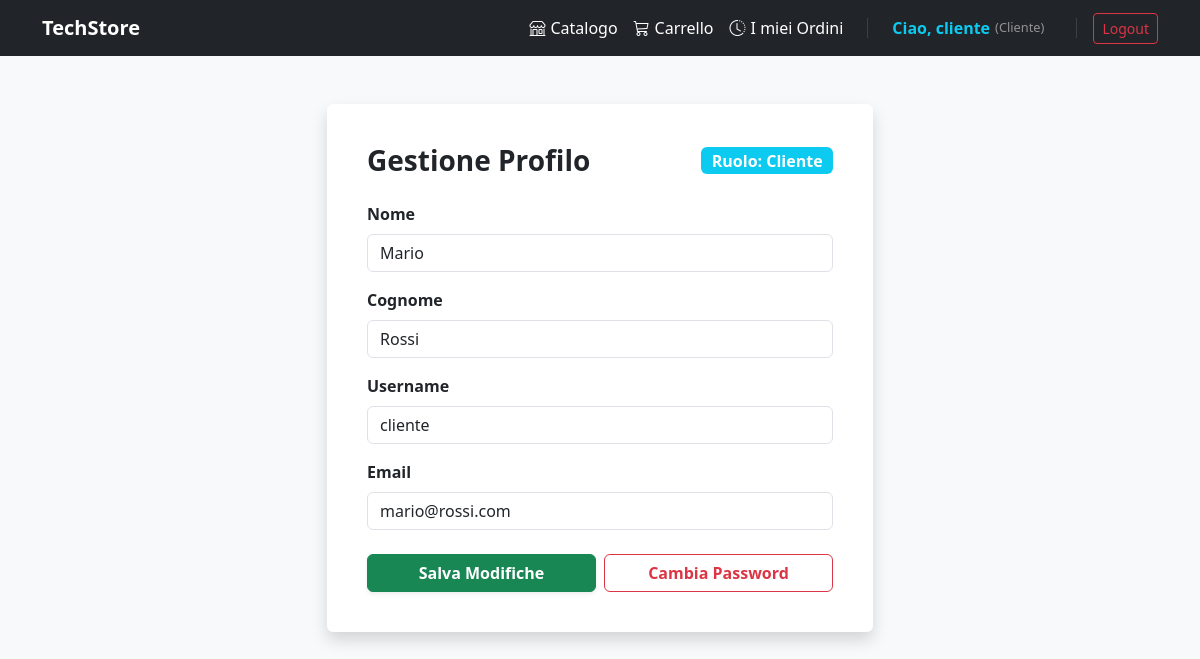
The page /profilo/ (signed in) on the database its author committed.
### accounts/models.py (models this page shows)
class CustomUser(AbstractUser):
    CUSTOMER = 'customer'
    STORE_MANAGER = 'store_manager'
    WAREHOUSE_WORKER = 'warehouse_worker'
    ROLE_CHOICES = [
        (CUSTOMER, 'Customer'),
        (STORE_MANAGER, 'Store Manager'),
        (WAREHOUSE_WORKER, 'Warehouse Worker'),
    ]
    role = models.CharField(
        max_length=20,
        choices=ROLE_CHOICES,
        default=CUSTOMER,
        help_text="Ruolo dell'utente all'interno dell'e-commerce"
    )
    def is_manager(self):
        return self.role == self.STORE_MANAGER
    def is_warehouse(self):
        return self.role == self.WAREHOUSE_WORKER

### accounts/views.py (the view)
# urls.py: path('profilo/', views.profile_view, name='profile'),
@login_required
def profile_view(request):
    if request.method == 'POST':
        form = UserProfileForm(request.POST, instance=request.user)
        if form.is_valid():
            form.save()
            messages.success(request, "Dati del profilo aggiornati con successo!")
            return redirect('profile')
    else:
        form = UserProfileForm(instance=request.user)
    return render(request, 'profiloUtente.html', {'form': form})

### accounts/forms.py
class UserProfileForm(forms.ModelForm):
    class Meta:
        model = get_user_model()
        fields = ['first_name', 'last_name', 'username', 'email']
    def __init__(self, *args, **kwargs):
        super().__init__(*args, **kwargs)
        if 'first_name' in self.fields:
            self.fields['first_name'].required = True
            self.fields['first_name'].label = "Nome"
        if 'last_name' in self.fields:
            self.fields['last_name'].required = True
            self.fields['last_name'].label = "Cognome"
        if 'username' in self.fields:
            self.fields['username'].required = True
            self.fields['username'].label = "Username"
        if 'email' in self.fields:
            self.fields['email'].required = True
            self.fields['email'].label = "Email"
        for field_name, field in self.fields.items():
            field.widget.attrs['class'] = 'form-control'

### templates/profiloUtente.html (shortened to what this page needs)
{% extends 'base.html' %}
{% block content %}
<div class="row justify-content-center mt-5">
    <div class="col-md-8 col-lg-6">
        <div class="card shadow border-0 p-4">
            <div class="card-body">
                <div class="d-flex justify-content-between align-items-center mb-4">
                    <h3 class="fw-bold m-0">Gestione Profilo</h3>
                    <span class="badge {% if user.is_manager or user.is_superuser %}bg-warning text-dark{% elif user.is_warehouse %}bg-success text-white{% else %}bg-info text-white{% endif %} fs-6">
                        Ruolo: {% if user.is_manager or user.is_superuser %}Store Manager{% elif user.is_warehouse %}Magazziniere{% else %}Cliente{% endif %}
                    </span>
                </div>
                <form method="post" novalidate>
                    {% for field in form %}
                        <div class="mb-3">
                            <label for="{{ field.id_for_label }}" class="form-label fw-semibold">{{ field.label }}</label>
                            {{ field }}
                        </div>
                    {% endfor %}
                    <div class="d-flex gap-2 mt-4">
                        <button type="submit" class="btn btn-success w-100 fw-bold shadow-sm">
                            Salva Modifiche
                        </button>
                        <a href="{% url 'change_password' %}" class="btn btn-outline-danger w-100 fw-bold">
                            Cambia Password
                        </a>
                    </div>
                </form>
            </div>
        </div>
    </div>
</div>
{% endblock %}

### templates/base.html (shortened to what this page needs)
<!doctype html>
<html lang="it">
  <head>
    <link
      href="https://cdn.jsdelivr.net/npm/bootstrap@5.3.0/dist/css/bootstrap.min.css"
      rel="stylesheet"
    />
    <link
      href="https://cdn.jsdelivr.net/npm/bootstrap-icons@1.11.3/font/bootstrap-icons.min.css"
      rel="stylesheet"
    />
  </head>
  <body class="bg-light">
    <nav class="navbar navbar-expand-lg navbar-dark bg-dark mb-4">
      <div class="container">
        <a class="navbar-brand fw-bold" href="{% url 'product_list' %}"
          >TechStore</a
        >
        <div class="collapse navbar-collapse" id="navbarNav">
          <ul class="navbar-expand navbar-nav ms-auto align-items-center">
            <li class="nav-item">
              <a class="nav-link text-white" href="{% url 'product_list' %}">
                <i class="bi bi-shop"></i> Catalogo
              </a>
            </li>
            <li class="nav-item">
              <a class="nav-link text-white position-relative" href="{% url 'cart_detail' %}">
                <i class="bi bi-cart3"></i> Carrello
              </a>
            </li>
            {% if user.is_authenticated %}
            <li class="nav-item">
              <a class="nav-link text-white" href="{% url 'userOrders' %}">
                <i class="bi bi-clock-history"></i> I miei Ordini
              </a>
            </li>
            {% endif %}
            {% if user.is_authenticated %}
            <li class="nav-item">
              <a class="nav-link text-info fw-semibold me-2" href="{% url 'profile' %}">
                Ciao, {{ user.username }}
                <span style="font-size: 0.8rem; font-weight: normal;" class="text-white-50">
                  ({% if user.is_manager or user.is_superuser %}Manager{% elif user.is_warehouse %}Magazziniere{% else %}Cliente{% endif %})
                </span>
              </a>
            </li>
            <li class="nav-item">
              <form
                action="{% url 'logout' %}"
                method="post"
                class="d-inline"
              >
                <button type="submit" class="btn btn-sm btn-outline-danger">
                  Logout
                </button>
              </form>
            </li>
            {% endif %}
          </ul>
        </div>
      </div>
    </nav>
    <div class="container">
      {% block content %} {% endblock %}
    </div>
  </body>
</html>

### templates/base.html (style rules this page uses)
.navbar-nav .nav-link { font-weight: 500; padding: 0.4rem 0.75rem; border-radius: 6px; transition: background-color 0.2s ease, color 0.2s ease; display: flex; align-items: center; gap: 5px; }

### rows shown on the page
CustomUser: username "cliente", form "Mario" "Rossi" "cliente" "mario@rossi.com"

### other values the page prints
{{ field.label }} "Nome" "Cognome" "Username" "Email"
